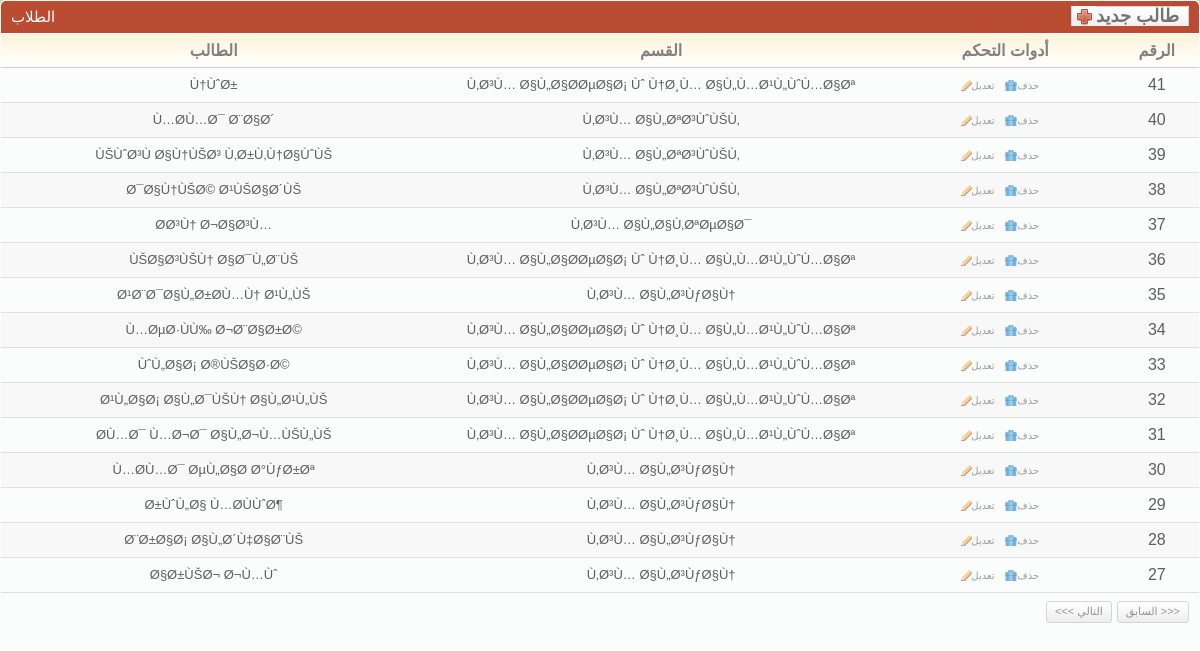
The page /desgin/cp/show_Students.php on the database its author committed.
### tables this page shows
CREATE TABLE `students` (
  `id` int(11) NOT NULL,
  `name` text NOT NULL,
  `father` text NOT NULL,
  `bdate` date NOT NULL,
  `sex` text NOT NULL,
  `place` text NOT NULL,
  `num` text NOT NULL,
  `depa_id` int(11) NOT NULL
);

CREATE TABLE `depas` (
  `id` int(11) NOT NULL,
  `name` text NOT NULL
);

### database/Connection.php (called while the page is built, shortened)
<?php
$pagging_count = 15;
?>

### database/accepted_students/Accepted_StudentsDbase.php (called while the page is built, shortened)
<?php
class Accepted_StudentsDbase
{
	function  getCountStudents()
	{
		$query = "select count(id) as lolo from students order by id";
		$result= mysql_query($query);
		$row   = mysql_fetch_array($result);
		return $row["lolo"];
	}
	function getStudents( $offset , $row_count)
	{
		$products = array();
		$query       = "select * from students order by id desc LIMIT ".$row_count." OFFSET ".$offset;
		$result      = mysql_query($query);
		$num_results = mysql_num_rows($result);
		for($i = 0; $i < $num_results; $i++){
			$product = new Students();
			$row     = mysql_fetch_array($result);
			$product->id = $row["id"];
			$product->depa_id = $row["depa_id"];
			$product->name = $row["name"];
			$product->father = $row["father"];
			$product->bdate = $row["bdate"];
			$product->sex = $row["sex"];
			$product->place = $row["place"];
			$product->num = $row["num"];
			$products[$i] = $product;
		}
		return $products;
	}
}
?>

### database/depas/DepasDbase.php (called while the page is built, shortened)
<?php
class DepasDbase
{
	function  getDepaByID($id)
	{
		$product = new Depas();
		$query   = "select * from depas where id=".$id;
		$result  = mysql_query($query);
		$row     = mysql_fetch_array($result);
		$product->id = $row["id"];
		$product->name = $row["name"];
		return $product;
	}
}
?>

### desgin/cp/show_Students.php (the view, shortened to what this page needs)
<link rel="stylesheet" href="css/style.css" type="text/css" media="all" />
<?
extract($_REQUEST);
include("../../database/Connection.php");
include("../../database/depas/DepasDbase.php");
$dba = new DepasDbase();
include("../../database/accepted_students/Accepted_StudentsDbase.php");
$db  = new Accepted_StudentsDbase();
if($offset == "")
{
	$offset = 0;
}
if($row_count == "")
{
	$row_count = $pagging_count;
}
$all_rows_count = $db->getCountStudents();
$products       = $db->getStudents($offset,$row_count);
?>
<div class="box">
	<div class="box-head">
		<h2 class="left">
			الطلاب
		</h2>
		<h2 class="right">
			<a href="#" name="aa3" id="aa3" class="add-button">
				<span>
					طالب جديد
				</span>
			</a>
		</h2>
	</div>
	<div class="table">
		<?
		if(count($products) != 0)
		{
			?>
			<table width="100%" border="0" cellspacing="0" cellpadding="0">
				<tr>
				  <th width="468">
					  الطالب
					</th>
					<th width="516">
						القسم
					</th>
					<th width="239">
						أدوات التحكم
					</th>
					<th width="87">
						الرقم
					</th>
				</tr>
				<?
				for($a1 = 0;$a1 < count($products);$a1++)
				{
					$products_one = $products[$a1];
					?>
					<tr <? echo (( $a1 % 2 ) ? "class='odd'" : "" ); ?> >
					  <td align="center">
						  <h3>
							  <?
								echo $products_one->name;
								?>
						  </h3>
						</td>
						<td align="center">
							<h3>
								<?
								$dddd = $dba->getDepaByID($products_one->depa_id);
								echo $dddd->name;
								?>
							</h3>
						</td>
						<td align="center">
							<a href="#" val="<? echo $products_one->id; ?>"  key="deleteStudents.php" onclick="call_click(this);" class="ico del">
								حذف
							</a>
							<a href="#" val="<? echo $products_one->id; ?>" key="updateStudents.php" onclick="call_click(this);" class="ico edit">
								تعديل
							</a>
						</td>
						<td align="center">
							<? echo ($all_rows_count - $offset - $a1); ?>
						</td>
					</tr>
					<?
				}
				?>
			</table>
			<div class="pagging">
				<div class="right">
					<a id="perv_" href="#">
						<<< التالي
					</a>
					<a id="next_" href="#">
						السابق >>>
					</a>
				</div>
			</div>
			<?
		}
		?>
	</div>
</div>

### desgin/cp/css/style.css (style rules this page uses)
* { padding: 0; margin: 0; outline: 0; }
a { color: #ba4c32; text-decoration: underline; cursor: pointer; }
.left, .alignleft { float: left; display: inline; }
.right, .alignright { float: right; display: inline; }
h2 { font-size: 15px; font-weight: normal; }
h3 { font-size: 13px; line-height: 14px; font-weight: normal; }
.table th { background: #fffdfa url(images/th.gif) repeat-x 0 0; color: #818181; text-align: center; padding: 7px 2px; border-bottom: solid 1px #d2d1cb; }
.table td { background: #fbfcfc; border-bottom: solid 1px #e0e0e0; padding: 8px 2px; }
.table tr.odd td { background: #f8f8f8; }
.box { background: #fbfcfc; height: 100%; padding: 1px; margin-bottom: 20px; }
.box-head { background: #ba4c32; height: 32px; color: #fff; padding: 0 10px; line-height: 32px; white-space: nowrap; border-bottom: solid 1px #fff; }
.box-head .right { padding-top: 5px; line-height: 13px; }
.pagging { height: 20px; padding: 8px 10px; line-height: 19px; color: #949494; }
.pagging a { background: url(images/pagging.gif) repeat-x 0 0; height: 20px; float: left; padding: 0 8px; border: solid 1px #d5d5d5; text-decoration: none; color: #949494; margin-left: 5px; }
a.ico { color: #9d9c9a; font-size: 10px; text-decoration: none; padding: 0 10px 0 10px; background-repeat: no-repeat; background-position: 0 0; }
a.del { background-image: url(images/del.gif); }
a.edit { background-image: url(images/edit.gif); }
.add-button, .add-button span { float: right; height: 20px; background: url(images/add-button.gif) no-repeat 0 0; background-position: left center; padding: 0 0 0 25px; }
.add-button span { background-position: right 0; padding: 0 10px 0 0; }
.add-button { font-weight: bold; font-size: 18px; color: #747474; text-decoration: none; line-height: 20px; }
.box { -moz-border-radius: 5px; -webkit-border-radius: 5px; -moz-box-shadow: 0 0 6px #978f6c; -webkit-box-shadow: 0 0 6px #978f6c; }
.box-head { -moz-border-radius-topleft: 5px; -moz-border-radius-topright: 5px; -webkit-border-top-left-radius: 5px; -webkit-border-top-right-radius: 5px; }
.small-field, .button, .pagging a { -moz-border-radius: 3px; -webkit-border-radius: 3px; }

### rows shown on the page
students: name "Ù†ÙˆØ±", depa.name "Ù‚Ø³Ù… Ø§Ù„Ø§Ø­ØµØ§Ø¡ Ùˆ Ù†Ø¸Ù… Ø§Ù„Ù…Ø¹Ù„ÙˆÙ…Ø§Øª", a1 "41"
students: name "Ù…Ø­Ù…Ø¯ Ø¨Ø§Ø´", depa.name "Ù‚Ø³Ù… Ø§Ù„ØªØ³ÙˆÙŠÙ‚", a1 "40"
students: name "ÙŠÙˆØ³Ù Ø§Ù†ÙŠØ³ Ù‚Ø±Ù‚Ù†Ø§ÙˆÙŠ", depa.name "Ù‚Ø³Ù… Ø§Ù„ØªØ³ÙˆÙŠÙ‚", a1 "39"
students: name "Ø¯Ø§Ù†ÙŠØ© Ø¹ÙŠØ§Ø´ÙŠ", depa.name "Ù‚Ø³Ù… Ø§Ù„ØªØ³ÙˆÙŠÙ‚", a1 "38"
students: name "Ø­Ø³Ù† Ø¬Ø§Ø³Ù…", depa.name "Ù‚Ø³Ù… Ø§Ù„Ø§Ù‚ØªØµØ§Ø¯", a1 "37"
students: name "ÙŠØ§Ø³ÙŠÙ† Ø§Ø¯Ù„Ø¨ÙŠ", depa.name "Ù‚Ø³Ù… Ø§Ù„Ø§Ø­ØµØ§Ø¡ Ùˆ Ù†Ø¸Ù… Ø§Ù„Ù…Ø¹Ù„ÙˆÙ…Ø§Øª", a1 "36"
students: name "Ø¹Ø¨Ø¯Ø§Ù„Ø±Ø­Ù…Ù† Ø¹Ù„ÙŠ", depa.name "Ù‚Ø³Ù… Ø§Ù„Ø³ÙƒØ§Ù†", a1 "35"
students: name "Ù…ØµØ·ÙÙ‰ Ø¬Ø¨Ø§Ø±Ø©", depa.name "Ù‚Ø³Ù… Ø§Ù„Ø§Ø­ØµØ§Ø¡ Ùˆ Ù†Ø¸Ù… Ø§Ù„Ù…Ø¹Ù„ÙˆÙ…Ø§Øª", a1 "34"
students: name "ÙˆÙ„Ø§Ø¡ Ø®ÙŠØ§Ø·Ø©", depa.name "Ù‚Ø³Ù… Ø§Ù„Ø§Ø­ØµØ§Ø¡ Ùˆ Ù†Ø¸Ù… Ø§Ù„Ù…Ø¹Ù„ÙˆÙ…Ø§Øª", a1 "33"
students: name "Ø¹Ù„Ø§Ø¡ Ø§Ù„Ø¯ÙŠÙ† Ø§Ù„Ø¹Ù„ÙŠ", depa.name "Ù‚Ø³Ù… Ø§Ù„Ø§Ø­ØµØ§Ø¡ Ùˆ Ù†Ø¸Ù… Ø§Ù„Ù…Ø¹Ù„ÙˆÙ…Ø§Øª", a1 "32"
students: name "Ø­Ù…Ø¯ Ù…Ø¬Ø¯ Ø§Ù„Ø¬Ù…ÙŠÙ„ÙŠ", depa.name "Ù‚Ø³Ù… Ø§Ù„Ø§Ø­ØµØ§Ø¡ Ùˆ Ù†Ø¸Ù… Ø§Ù„Ù…Ø¹Ù„ÙˆÙ…Ø§Øª", a1 "31"
students: name "Ù…Ø­Ù…Ø¯ ØµÙ„Ø§Ø­ Ø°ÙƒØ±Øª", depa.name "Ù‚Ø³Ù… Ø§Ù„Ø³ÙƒØ§Ù†", a1 "30"
students: name "Ø±ÙˆÙ„Ø§ Ù…Ø­ÙÙˆØ¶", depa.name "Ù‚Ø³Ù… Ø§Ù„Ø³ÙƒØ§Ù†", a1 "29"
students: name "Ø¨Ø±Ø§Ø¡ Ø§Ù„Ø´Ù‡Ø§Ø¨ÙŠ", depa.name "Ù‚Ø³Ù… Ø§Ù„Ø³ÙƒØ§Ù†", a1 "28"
students: name "Ø§Ø±ÙŠØ¬ Ø¬Ù…Ùˆ", depa.name "Ù‚Ø³Ù… Ø§Ù„Ø³ÙƒØ§Ù†", a1 "27"
